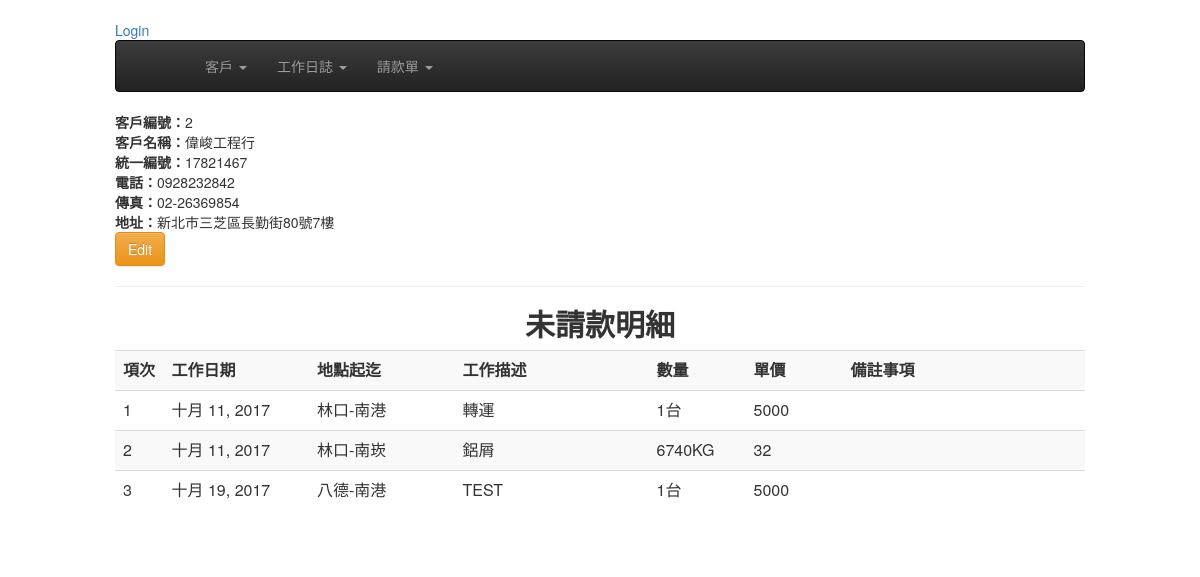
Page /customers/2/ on the committed database.
### customers/models.py (models this page shows, shortened)
class Customer(models.Model):
    title = models.CharField(max_length=36, null=False, blank=False)
    unikey = models.CharField(  max_length=12,null=True, blank=True, unique=True )
    address = models.CharField( max_length=100, null=True, blank=True)
    phone = models.CharField(max_length=20, null=True, blank=True)
    faxno = models.CharField(max_length=20, null=True, blank=True)
    invalid = models.BooleanField(default=False)#作廢
    create_at = models.DateTimeField(auto_now_add=True, auto_now =False)
    modify = models.DateTimeField(auto_now_add=False, auto_now =True)

### dailywork/models.py (models this page shows, shortened)
class Dailylog(models.Model):
	work_date = models.DateField( default=timezone.now )
	customer = models.ForeignKey(Customer)
	start_at = models.CharField(  max_length=20, null=False, blank=False )
	end_with = models.CharField(  max_length=20, null=False, blank=False )
	opreateDesc = models.CharField(max_length=30, blank=False, null=False)
	quantity = models.DecimalField( max_digits=10, decimal_places=0)
	uom = models.ForeignKey(Uom)
	uniprice = models.DecimalField( max_digits=10, decimal_places=0)
	notes = models.TextField(blank=True, null=True)
	payrequest = models.BooleanField(default=False)
	bill_number = models.CharField(  max_length=20, null=True, blank=True )
	invalid = models.BooleanField(default=False)
	create_at = models.DateTimeField( auto_now_add=True, auto_now=False)
	modify = models.DateTimeField( auto_now_add=False, auto_now=True)

class Uom(models.Model):
	descriotion =  models.CharField(  max_length=20, null=False, blank=False )
	def __str__(self):
		return self.descriotion

### customers/views.py (the view)
# urls.py: url(r'^(?P<pk>\d+)/$', CustomerDetail.as_view( template_name ='customers/customer_detail.html'), name="customer_detail"  ),
class CustomerDetail(DetailView):
    model = Customer

### templates/customers/customer_detail.html
{% extends "base.html" %}
{% block content %}
<strong>客戶編號：</strong>{{ object.id }}<br>
<strong>客戶名稱：</strong>{{ object.title }}<br>
<strong>統一編號：</strong>{{ object.unikey }}<br>
<strong>電話：</strong>{{ object.phone }}<br>
<strong>傳真：</strong>{{ object.faxno }}<br>
<strong>地址：</strong>{{ object.address }}<br>
<a href="{{ instance.get_absolute_url }}edit" class="btn btn-warning" role="button">Edit</a>
<hr>
<div align="center" >
<h2><strong>未請款明細</strong></h2></div>
<table class="table table-striped" >
  <tr>
    <th width="5%">項次</th>
    <th width="15%">工作日期</th>
    <th width="15%">地點起迄</th>
    <th width="20%">工作描述</th>
    <th width="10%">數量</th>
    <th width="10%">單價</th>
    <th >備註事項</th>
  </tr>
{% for dailylog in object.dailylog_set.all %}
<tr>
    <td>{{ forloop.counter }}</td>
    <td>{{ dailylog.work_date }}</td>
    <td>{{ dailylog.start_at }}-{{ dailylog.end_with }}</td>
    <td>{{ dailylog.opreateDesc }}</td>
    <td>{{ dailylog.quantity }}{{ dailylog.uom }}</td>
    <td>{{ dailylog.uniprice }}</td>
    <td>{{ dailylog.notes }}</td>
</tr>
{% endfor %}
</table>
{% endblock content %}

### rows in the picture
Customer: id "2", title "偉峻工程行", unikey "17821467", phone "0928232842", faxno "02-26369854", address "新北市三芝區長勤街80號7樓"
Dailylog: work_date "十月 11, 2017", start_at "林口", end_with "南港", opreateDesc "轉運", quantity "1", uom "台", uniprice "5000"
Dailylog: work_date "十月 11, 2017", start_at "林口", end_with "南崁", opreateDesc "鋁屑", quantity "6740", uom "KG", uniprice "32"
Dailylog: work_date "十月 19, 2017", start_at "八德", end_with "南港", opreateDesc "TEST", quantity "1", uom "台", uniprice "5000"
